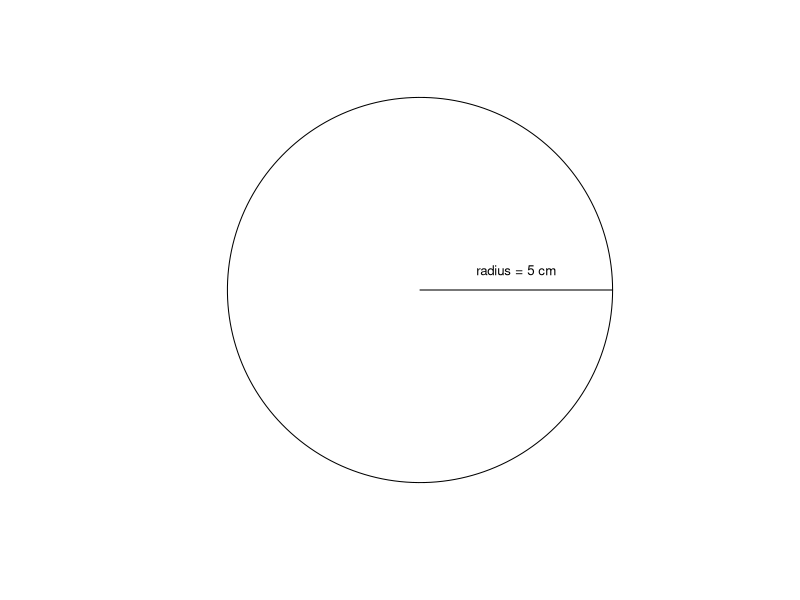
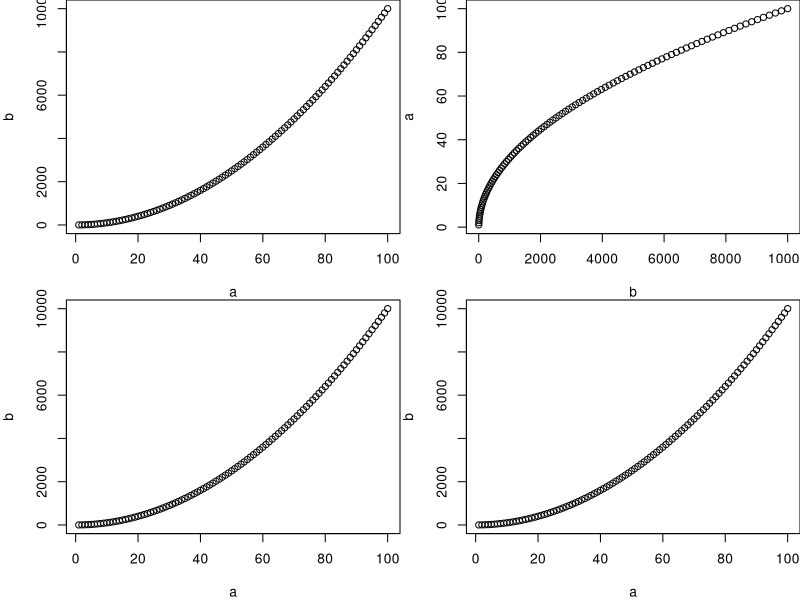
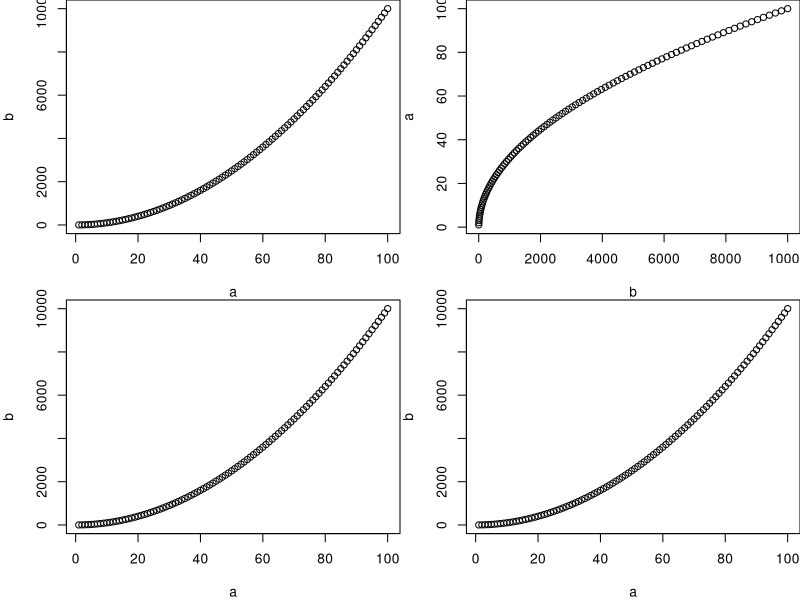
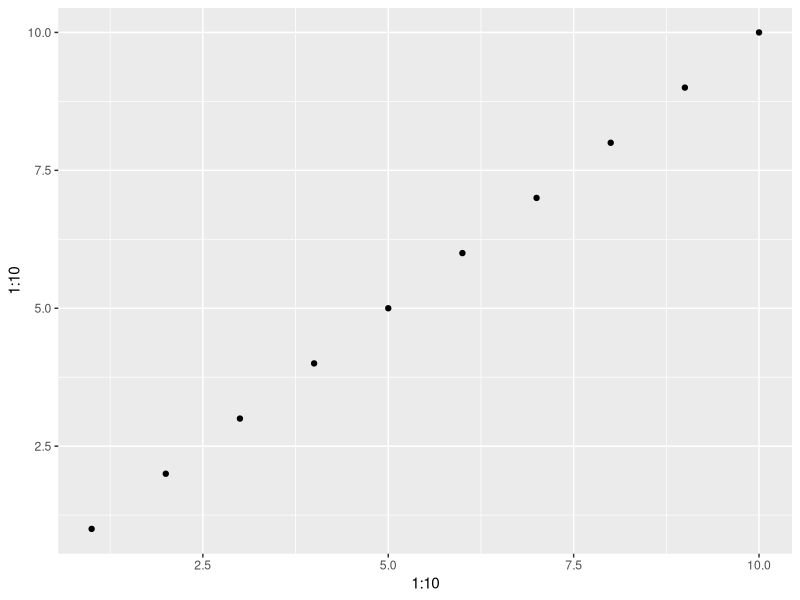

The R script that drew these images, in order:
## ---- chunk 1
install.packages("DiagrammeR")
library(DiagrammeR)

## ---- chunk 2
  grViz("
      digraph {

      node [shape = oval, fillcolor = PaleTuruoise]
      Data; Graphs; Tables; Statistics

      node [shape = box]
      Sigmaplot; Excel; SAS

      ##add arrows
      edge [arrowhead = none]
      Data -> Sigmaplot; Data -> Excel; Data -> SAS;

      edge [arrowhead = normal]
      Sigmaplot -> Graphs; Excel -> Tables; SAS -> Statistics;

      }")

## ---- chunk 3
  grViz("
      digraph {

      node [shape = oval, fillcolor = PaleTuruoise]
      Data; Graphs; Tables; Statistics

      node [shape = box]
      R

      ##add arrows
      edge [arrowhead = none]
      Data -> R;

      edge [arrowhead = normal]
      R -> Graphs; R -> Tables; R -> Statistics;

      }")

## ---- chunk 4
  output <- "This is the output"
## ---- chunk 5
  output
## ---- chunk 6
  output
## ---- chunk 7
  output
## ---- chunk 8
	c(1:40)
## ---- chunk 9
	1+1
  10-1
## ---- chunk 10
	2*2
  8/2
## ---- chunk 11
	2^3
## ---- chunk 12
	2+16*24-56
## ---- chunk 13
	2+16*24-56/(2+1)-457
## ---- chunk 14
  radius <- 1
  theta <- seq(0, 2*pi, length = 200)
	plot(c(-1, 1), c(-1, 1), type = "n", ann = F, axes = F, asp = 1)
	lines(x = radius * cos(theta), y = radius * sin(theta))
	arrows(0, 0, x1 = 1, length = 0)
	text(.5, .1, "radius = 5 cm", cex = .8)
## ---- chunk 15
  3.1416*5^2
## ---- chunk 16
  pi*5^2
## ---- chunk 17
  mean.x <- (2+6)/2
  mean.x
## ---- chunk 18
  euler.value <- 1+1.718282
  euler.value
## ---- chunk 19
  num.vector <- c(1, 4, 3, 98, 32, -76, -4)
  num.vector
## ---- chunk 20
  char.vector <- c("blue", "red", "green")
  char.vector
## ---- chunk 21
 bool.vector<- c(TRUE, TRUE, FALSE)
 bool.vector
 # You can just write T for TRUE and F for FALSE, it's exactly the same
 bool.vector2 <- c(T, T, F)
 bool.vector2
## ---- chunk 22
 odd.n <- c(1,3,5,7)
## ---- chunk 23
  x <- c(1:5)
  y <- 6
## ---- chunk 24
  x+y
  x*y
## ---- chunk 25
  siteID <- c("A1.01", "A1.02", "B1.01", "B1.02")
  soil_pH <- c(5.6, 7.3, 4.1, 6.0)
  num.sp <- c(17, 23, 15, 7)
  treatment <- c("Fert", "Fert", "No_fert", "No_fert")
## ---- chunk 26
  my.first.df <- data.frame(siteID, soil_pH, num.sp, treatment)
## ---- chunk 27
  my.first.df
## ---- chunk 28
s0 <- knitr::knit_hooks$get('source')
o0 <- knitr::knit_hooks$get('output')

knitr::knit_hooks$set(
  list(
    source=function(x,options){
      if (is.null(options$class)) s0(x, options)
      else
        paste0(
          paste0("<div class='", options$class, "'><pre><code>")
          ,x
          ,'</code></pre>\n'
        )
    }
    ,output = function(x,options){
      if (is.null(options$class)) o0(x, options)
      else
        paste0(
          "<pre><code>"
          ,x
          ,'</code></pre></div>\n'
        )
    }
  )
)
## ---- chunk 29
 odd.n[2]
## ---- chunk 30
 odd.n[c(2,4)]
## ---- chunk 31
 odd.n[-c(1,2)]
## ---- chunk 32
 odd.n[c(1,5)]
## ---- chunk 33
 odd.n[odd.n > 4]
## ---- chunk 34
 char.vector[char.vector == "blue"]
## ---- chunk 35
  num.vector[4]
## ---- chunk 36
  num.vector[c(1,3)]
## ---- chunk 37
  num.vector[c(-2,-4)]
## ---- chunk 38
  char.vector == "blue"
## ---- chunk 39
  char.vector[char.vector == "blue"]
## ---- chunk 40
 my.first.df$num.sp * num.vector[c(1:4)]
 # or
 my.first.df[,3] * num.vector[c(1:4)]
## ---- chunk 41
 (my.first.df$num.sp * num.vector[c(1:4)]) > 25
## ---- chunk 42
  a <- 3
  b <- 5
  sum(a,b)
## ---- chunk 43
  a <- c(1:5)
  b <- 2
  result_add <- a + b
  result_sum <- sum(a,b)
## ---- chunk 44
  result_add
  result_sum
  sum(result_sum, 5)
## ---- chunk 45
  a <- 1:100
  b <- a^2
  par(mfrow = c(2,2), mar = c(4,4,0,0))
  plot(a,b)
  plot(b,a)
  plot(x = a, y = b)
  plot(y = b, x = a)
## ---- chunk 46
  par(mar = c(4,4,0,0))
  plot(a,b)
## ---- chunk 47
  par(mar = c(4,4,0,0))
  plot(b,a)
## ---- chunk 48
  par(mar = c(4,4,0,0))
  plot(x = a, y = b)
## ---- chunk 49
  par(mar = c(4,4,0,0))
  plot(y = b, x = a)
## ---- chunk 50
  library(ggplot2)
  qplot(1:10, 1:10)
## ---- chunk 51
 seq(from=0, to=10, by=2)
## ---- chunk 52
 seq(0,10,2)
## ---- chunk 53
 numbers <- c(2,4,22,6,26)
 sort(numbers, decreasing = T)
